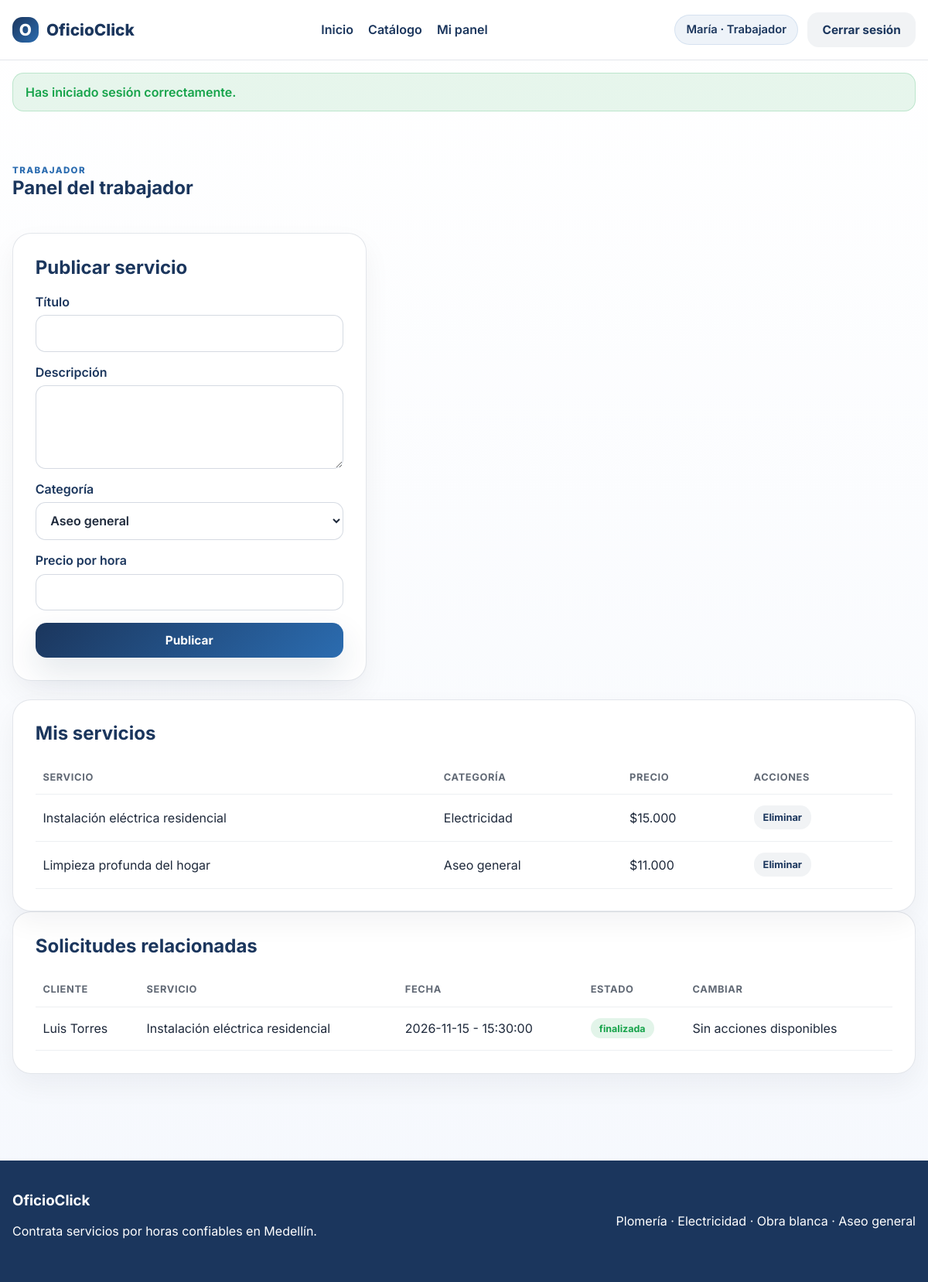
Page /index.php?page=worker-dashboard (signed in) on the committed database.
### tables this page shows
CREATE TABLE IF NOT EXISTS `servicio` (
  `id` INT UNSIGNED NOT NULL AUTO_INCREMENT,
  `trabajador_id` INT UNSIGNED NOT NULL,
  `categoria_id` INT UNSIGNED NOT NULL,
  `titulo` VARCHAR(150) NOT NULL,
  `descripcion` TEXT NOT NULL,
  `precio` DECIMAL(10,2) NOT NULL,
  `estado` ENUM('activo','inactivo') NOT NULL DEFAULT 'activo',
  `disponible` TINYINT(1) NOT NULL DEFAULT 1,
  `created_at` TIMESTAMP NOT NULL DEFAULT CURRENT_TIMESTAMP,
  `updated_at` TIMESTAMP NOT NULL DEFAULT CURRENT_TIMESTAMP ON UPDATE CURRENT_TIMESTAMP,
  PRIMARY KEY (`id`),
  KEY `idx_servicio_trabajador` (`trabajador_id`),
  KEY `idx_servicio_categoria` (`categoria_id`),
  CONSTRAINT `chk_servicio_precio` CHECK (`precio` > 0),
  CONSTRAINT `fk_servicio_trabajador` FOREIGN KEY (`trabajador_id`) REFERENCES `usuario` (`id`),
  CONSTRAINT `fk_servicio_categoria` FOREIGN KEY (`categoria_id`) REFERENCES `categoria` (`id`)
);

CREATE TABLE IF NOT EXISTS `categoria` (
  `id` INT UNSIGNED NOT NULL AUTO_INCREMENT,
  `nombre` VARCHAR(80) NOT NULL,
  PRIMARY KEY (`id`),
  UNIQUE KEY `uq_categoria_nombre` (`nombre`)
);

CREATE TABLE IF NOT EXISTS `reserva` (
  `id` INT UNSIGNED NOT NULL AUTO_INCREMENT,
  `cliente_id` INT UNSIGNED NOT NULL,
  `servicio_id` INT UNSIGNED NOT NULL,
  `fecha` DATE NOT NULL,
  `hora` TIME NOT NULL,
  `estado` ENUM('pendiente','confirmada','finalizada','cancelada') NOT NULL DEFAULT 'pendiente',
  `created_at` TIMESTAMP NOT NULL DEFAULT CURRENT_TIMESTAMP,
  PRIMARY KEY (`id`),
  KEY `idx_reserva_cliente` (`cliente_id`),
  KEY `idx_reserva_servicio` (`servicio_id`),
  CONSTRAINT `fk_reserva_cliente` FOREIGN KEY (`cliente_id`) REFERENCES `usuario` (`id`),
  CONSTRAINT `fk_reserva_servicio` FOREIGN KEY (`servicio_id`) REFERENCES `servicio` (`id`)
);

CREATE TABLE IF NOT EXISTS `usuario` (
  `id` INT UNSIGNED NOT NULL AUTO_INCREMENT,
  `rol_id` INT UNSIGNED NOT NULL,
  `nombre` VARCHAR(100) NOT NULL,
  `apellido` VARCHAR(100) NOT NULL,
  `email` VARCHAR(150) NOT NULL,
  `telefono` VARCHAR(40) DEFAULT NULL,
  `documento_identidad` VARCHAR(30) DEFAULT NULL,
  `direccion` VARCHAR(255) DEFAULT NULL,
  `password_hash` VARCHAR(255) NOT NULL,
  `estado` ENUM('activo','inactivo','pendiente') NOT NULL DEFAULT 'activo',
  `created_at` TIMESTAMP NOT NULL DEFAULT CURRENT_TIMESTAMP,
  `updated_at` TIMESTAMP NOT NULL DEFAULT CURRENT_TIMESTAMP ON UPDATE CURRENT_TIMESTAMP,
  PRIMARY KEY (`id`),
  UNIQUE KEY `uq_usuario_email` (`email`),
  UNIQUE KEY `uq_usuario_documento` (`documento_identidad`),
  KEY `idx_usuario_rol` (`rol_id`),
  CONSTRAINT `fk_usuario_rol` FOREIGN KEY (`rol_id`) REFERENCES `rol` (`id`)
);

### public/index.php (called while the page is built, shortened)
<?php
$page = $_GET['page'] ?? 'home';
$viewData = [];
switch ($page) {
    case 'worker-dashboard':
        $viewData['services'] = fetchUserServices((int) $_SESSION['user']['id']);
        $viewData['reservations'] = fetchReservationsForUser((int) $_SESSION['user']['id'], 'Trabajador');
        $viewData['categories'] = categoryOptions();
        break;
}
include __DIR__ . '/../views/layouts/base.php';

### app/helpers.php (called while the page is built, shortened)
<?php
function dbConnection(): ?mysqli
{
    static $connection = null;
    if (is_object($connection) && $connection instanceof mysqli) {
        return $connection;
    }
    try {
        $connection = @mysqli_connect(DB_HOST, DB_USER, DB_PASS, DB_NAME, DB_PORT);
    } catch (Throwable $e) {
        $connection = null;
        return null;
    }
    mysqli_set_charset($connection, 'utf8mb4');
    return $connection;
}
function e(string $value): string
{
    return htmlspecialchars($value ?? '', ENT_QUOTES, 'UTF-8');
}
function categoryOptions(): array
{
    $db = dbConnection();
    $result = mysqli_query($db, 'SELECT id, nombre FROM categoria ORDER BY nombre');
    $categories = [];
    while ($row = mysqli_fetch_assoc($result)) {
        $categories[] = $row;
    }
    return $categories;
}
function fetchReservationsForUser(int $userId, string $role): array
{
    $db = dbConnection();
    if ($role === 'Cliente') {
        $sql = 'SELECT r.*, cal.id AS calificacion_id, s.titulo, s.precio, c.nombre AS category_name, u.nombre AS worker_name, u.apellido AS worker_lastname
                FROM reserva r
                INNER JOIN servicio s ON s.id = r.servicio_id
                INNER JOIN categoria c ON c.id = s.categoria_id
                INNER JOIN usuario u ON u.id = s.trabajador_id
                LEFT JOIN calificacion cal ON cal.reserva_id = r.id
                WHERE r.cliente_id = ? ORDER BY r.fecha DESC, r.hora DESC';
        $stmt = mysqli_prepare($db, $sql);
        mysqli_stmt_bind_param($stmt, 'i', $userId);
        mysqli_stmt_execute($stmt);
    } elseif ($role === 'Trabajador') {
        $sql = 'SELECT r.*, s.titulo, s.precio, c.nombre AS category_name, u.nombre AS client_name, u.apellido AS client_lastname
                FROM reserva r
                INNER JOIN servicio s ON s.id = r.servicio_id
                INNER JOIN categoria c ON c.id = s.categoria_id
                INNER JOIN usuario u ON u.id = r.cliente_id
                WHERE s.trabajador_id = ? ORDER BY r.fecha DESC, r.hora DESC';
        $stmt = mysqli_prepare($db, $sql);
        mysqli_stmt_bind_param($stmt, 'i', $userId);
        mysqli_stmt_execute($stmt);
    }
    $result = mysqli_stmt_get_result($stmt);
    $rows = [];
    while ($row = mysqli_fetch_assoc($result)) {
        $rows[] = $row;
    }
    return $rows;
}
function fetchUserServices(int $userId): array
{
    $db = dbConnection();
    $stmt = mysqli_prepare($db, 'SELECT s.*, c.nombre AS category_name FROM servicio s INNER JOIN categoria c ON c.id = s.categoria_id WHERE s.trabajador_id = ? ORDER BY s.created_at DESC');
    mysqli_stmt_bind_param($stmt, 'i', $userId);
    mysqli_stmt_execute($stmt);
    $result = mysqli_stmt_get_result($stmt);
    $rows = [];
    while ($row = mysqli_fetch_assoc($result)) {
        $rows[] = $row;
    }
    return $rows;
}
function formatMoney(float $amount): string
{
    return '$' . number_format($amount, 0, ',', '.');
}

### views/worker-dashboard.php (the view, shortened to what this page needs)
<section class="section">
    <div class="container dashboard-shell">
        <div class="section-header">
            <div>
                <span class="eyebrow">Trabajador</span>
                <h1>Panel del trabajador</h1>
            </div>
        </div>
        <div class="dashboard-grid">
            <div class="panel-card">
                <h2>Publicar servicio</h2>
                <form method="post" action="index.php" class="stacked-form">
                    <label>
                        Título
                        <input type="text" name="titulo" required>
                    </label>
                    <label>
                        Descripción
                        <textarea name="descripcion" rows="4" required></textarea>
                    </label>
                    <label>
                        Categoría
                        <select name="categoria" required>
                            <?php foreach ($categories as $category): ?>
                                <option value="<?php echo e($category['nombre']); ?>"><?php echo e($category['nombre']); ?></option>
                            <?php endforeach; ?>
                        </select>
                    </label>
                    <label>
                        Precio por hora
                        <input type="number" min="1" step="1000" name="precio" required>
                    </label>
                    <button class="btn btn-primary btn-block" type="submit">Publicar</button>
                </form>
            </div>
            <div class="panel-card wide-panel">
                <h2>Mis servicios</h2>
                <?php if (empty($services)): ?>
                    <div class="empty-state"><p>Aún no tienes servicios publicados.</p></div>
                <?php else: ?>
                    <div class="table-wrap">
                        <table>
                            <thead>
                                <tr>
                                    <th>Servicio</th>
                                    <th>Categoría</th>
                                    <th>Precio</th>
                                    <th>Acciones</th>
                                </tr>
                            </thead>
                            <tbody>
                                <?php foreach ($services as $service): ?>
                                    <tr>
                                        <td><?php echo e($service['titulo']); ?></td>
                                        <td><?php echo e($service['category_name']); ?></td>
                                        <td><?php echo formatMoney((float) $service['precio']); ?></td>
                                        <td>
                                            <form method="post" action="index.php" class="inline-form compact-inline">
                                                <button class="btn btn-secondary btn-small" type="submit">Eliminar</button>
                                            </form>
                                        </td>
                                    </tr>
                                <?php endforeach; ?>
                            </tbody>
                        </table>
                    </div>
                <?php endif; ?>
            </div>
        </div>
        <div class="panel-card full-width-panel">
            <h2>Solicitudes relacionadas</h2>
            <?php if (empty($reservations)): ?>
                <div class="empty-state"><p>No hay solicitudes asociadas a tus servicios.</p></div>
            <?php else: ?>
                <div class="table-wrap">
                    <table>
                        <thead>
                            <tr>
                                <th>Cliente</th>
                                <th>Servicio</th>
                                <th>Fecha</th>
                                <th>Estado</th>
                                <th>Cambiar</th>
                            </tr>
                        </thead>
                        <tbody>
                            <?php foreach ($reservations as $reservation): ?>
                                <tr>
                                    <td><?php echo e($reservation['client_name'] . ' ' . $reservation['client_lastname']); ?></td>
                                    <td><?php echo e($reservation['titulo']); ?></td>
                                    <td><?php echo e($reservation['fecha']); ?> - <?php echo e($reservation['hora']); ?></td>
                                    <td><span class="status-badge status-<?php echo e(strtolower($reservation['estado'])); ?>"><?php echo e($reservation['estado']); ?></span></td>
                                    <td>
                                        <?php if (in_array($reservation['estado'], ['pendiente', 'confirmada'], true)): ?>
                                        <form method="post" action="index.php" class="inline-form compact-inline">
                                            <input type="hidden" name="action" value="update-reservation-status">
                                            <input type="hidden" name="reservation_id" value="<?php echo (int) $reservation['id']; ?>">
                                            <select name="status" class="compact-select">
                                                <?php if ($reservation['estado'] === 'pendiente'): ?>
                                                    <option value="confirmada">Confirmar</option>
                                                <?php elseif ($reservation['estado'] === 'confirmada'): ?>
                                                    <option value="finalizada">Finalizar</option>
                                                <?php endif; ?>
                                            </select>
                                            <button class="btn btn-small btn-primary" type="submit">Guardar</button>
                                        </form>
                                        <?php else: ?>
                                            <span class="muted-text">Sin acciones disponibles</span>
                                        <?php endif; ?>
                                    </td>
                                </tr>
                            <?php endforeach; ?>
                        </tbody>
                    </table>
                </div>
            <?php endif; ?>
        </div>
    </div>
</section>

### public/assets/css/styles.css (style rules this page uses)
:root { --navy: #1B365D; --blue: #2B6CB0; --green: #16A34A; --amber: #D97706; --red: #DC2626; --dark: #1E293B; --white: #FFFFFF; --muted: #F8FAFC; --text: #1E293B; --border: rgba(27, 54, 93, 0.12); --shadow: 0 18px 42px rgba(27, 54, 93, 0.12); }
* { box-sizing: border-box; }
html { scroll-behavior: smooth; }
body { margin: 0; font-family: 'Inter', sans-serif; background: linear-gradient(180deg, #ffffff 0%, #f5f8fd 100%); color: var(--text); }
.container { width: min(1180px, calc(100% - 2rem)); margin: 0 auto; }
h1, h2, h3, h4 { margin-top: 0; color: var(--navy); }
.eyebrow { display: inline-block; text-transform: uppercase; letter-spacing: 0.12em; font-size: 0.72rem; font-weight: 800; color: var(--blue); }
.btn { border: none; border-radius: 0.9rem; padding: 0.8rem 1.2rem; font-weight: 700; cursor: pointer; transition: all 0.2s ease; display: inline-flex; align-items: center; justify-content: center; font-size: 0.96rem; }
.btn-primary { background: linear-gradient(135deg, var(--navy), var(--blue)); color: var(--white); box-shadow: var(--shadow); }
.btn-secondary { background: rgba(27, 54, 93, 0.06); color: var(--navy); }
.btn-small { padding: 0.5rem 0.75rem; font-size: 0.8rem; }
.btn-block { width: 100%; }
.section { padding: 4rem 0; }
.section-header { display: flex; justify-content: space-between; align-items: end; margin-bottom: 1.5rem; }
.detail-card, .booking-card, .auth-card, .panel-card { background: var(--white); border: 1px solid var(--border); border-radius: 1.5rem; padding: 1.8rem; box-shadow: 0 15px 35px rgba(15, 23, 42, 0.05); }
.auth-card form, .stacked-form, .form-grid { display: grid; gap: 1rem; }
label { display: grid; gap: 0.45rem; font-weight: 600; color: var(--navy); }
input, select, textarea, button { font: inherit; }
input, select, textarea { width: 100%; border: 1px solid rgba(27, 54, 93, 0.18); border-radius: 0.8rem; padding: 0.8rem 0.9rem; background: var(--white); color: var(--text); }
.table-wrap { overflow-x: auto; }
table { width: 100%; border-collapse: collapse; min-width: 760px; }
th, td { text-align: left; padding: 0.9rem 0.6rem; border-bottom: 1px solid rgba(27,54,93,0.08); }
th { font-size: 0.8rem; letter-spacing: 0.05em; text-transform: uppercase; color: rgba(30,41,59,0.7); }
.status-badge { display: inline-flex; align-items: center; justify-content: center; border-radius: 999px; padding: 0.35rem 0.7rem; font-size: 0.78rem; font-weight: 700; }
.status-finalizada { background: rgba(22,163,74,0.12); color: var(--green); }
.dashboard-grid { display: grid; grid-template-columns: 1fr 1.5fr; gap: 1.5rem; margin-top: 1.5rem; }
.wide-panel { grid-column: 1 / -1; }
.full-width-panel { grid-column: 1 / -1; }
.inline-form { display: flex; gap: 0.6rem; align-items: center; flex-wrap: wrap; }

### rows in the picture
servicio: titulo "Instalación eléctrica residencial", categoria.nombre "Electricidad", precio "$15.000"
servicio: titulo "Limpieza profunda del hogar", categoria.nombre "Aseo general", precio "$11.000"
reserva: cliente.apellido "Luis Torres", servicio.titulo "Instalación eléctrica residencial", fecha "2026-11-15", hora "15:30:00", estado "finalizada", shows "Sin acciones disponibles"

### other values in the picture
$_SESSION['user']['name'] "María"
$_SESSION['user']['role'] "Trabajador"
$flash['message'] "Has iniciado sesión correctamente."
form field categoria "Aseo general"
